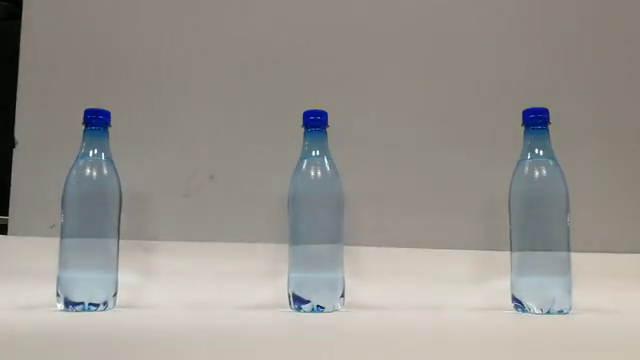
#> input picture frame 118 of Opencv_tutorials/videos/bottle-detection.mp4, 640 x 360 px
$ python read_video.py
#> lines starting #> are read from the running program, lines starting #| are printed output that depends on the picture
import cv2
import numpy as np

'''
Reading and writing videos in OpenCV is very similar to reading and writing images.
A video is nothing but a series of images that are often referred to as frames.
So, all we need to do is loop over all the frames in a video sequence,
and then process one frame at a time. In this file, i will demonstrate how to read,
display and write videos from a file, an image sequence and a webcam.
'''


cap = cv2.VideoCapture('Videos/bottle-detection.mp4')

while(cap.isOpened()):
    ret, frame = cap.read()
#> frame is the input picture: shape (360, 640, 3); mean B, G, R 143.7, 149.5, 152.6

    #gray = cv2.cvtColor(frame,cv2.COLOR_BGR2GRAY)

    cv2.imshow('frame', frame)
    if cv2.waitKey(1) & 0xFF == ord('q'):
#> (key q is pressed here)
        break


'''
Now what i am gonna do is, i will devide the camera into four parts and try
read and show what is gonna happen.
'''

vid = cv2.VideoCapture(0)

while True:
    succes, frem = vid.read()
    width = int(vid.get(3))
    height = int(vid.get(4))

    img = np.zeros(frem.shape, np.uint8)
    small_frem = cv2.resize(frem, (0,0), fx=0.5, fy=0.5) # resizing cameras into half

    img[:height//2, :width//2] = small_frem
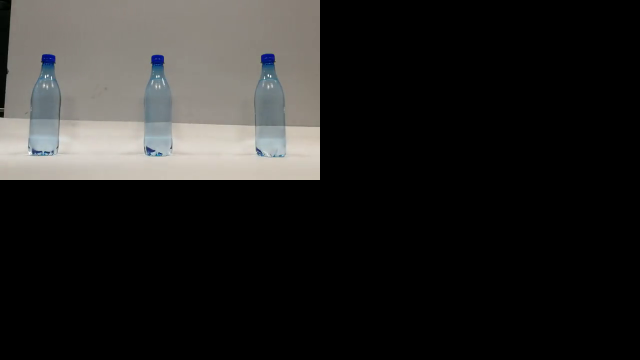
#> img: shape (360, 640, 3); mean B, G, R 36, 37.4, 38.2
    img[height//2:, :width//2] = small_frem
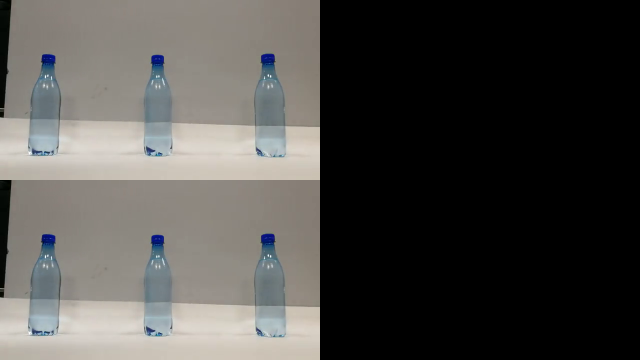
#> img: shape (360, 640, 3); mean B, G, R 71.9, 74.8, 76.3
    img[:height//2, width//2:] = small_frem
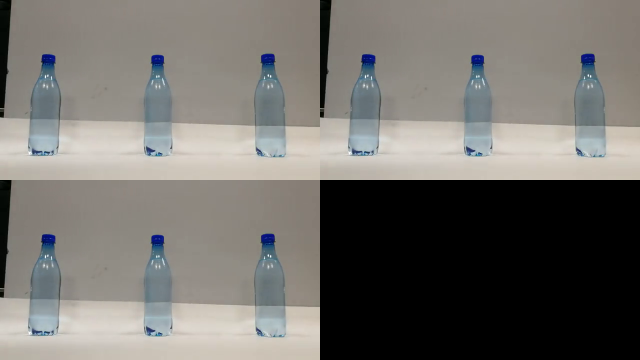
#> img: shape (360, 640, 3); mean B, G, R 107.9, 112.2, 114.5
    img[height//2:, width//2:] = small_frem
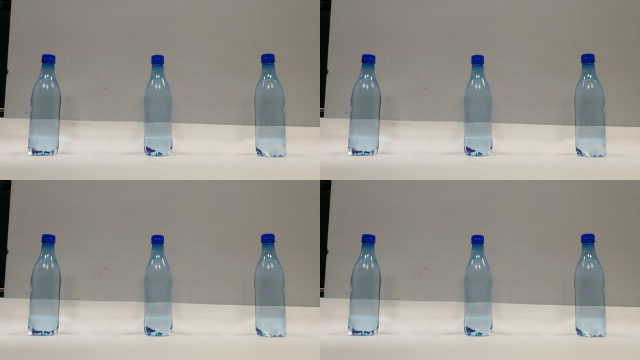
#> img: shape (360, 640, 3); mean B, G, R 143.8, 149.6, 152.7

    cv2.imshow('frem', img)

    if cv2.waitKey(1) == ord('q'):
#> (key q is pressed here)
        break

vid.release()
cv2.destroyAllWindows()

$ run again, starting later in the video
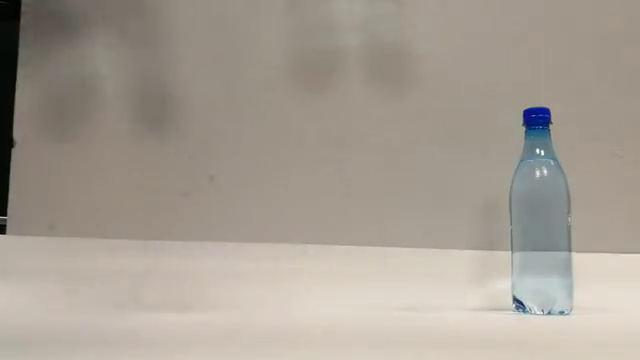
#> input picture frame 535 of Opencv_tutorials/videos/bottle-detection.mp4, 640 x 360 px
#> frame is the input picture: shape (360, 640, 3); mean B, G, R 147.6, 158.1, 166.3
#> `img[:height//2, width//2:] = small_frem`:
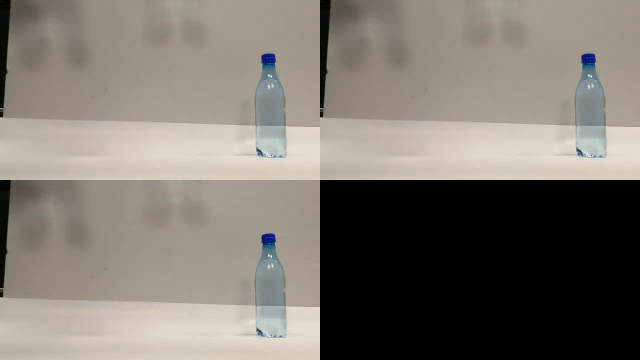
#> img: shape (360, 640, 3); mean B, G, R 110.8, 118.6, 124.8
#> `img[height//2:, width//2:] = small_frem`:
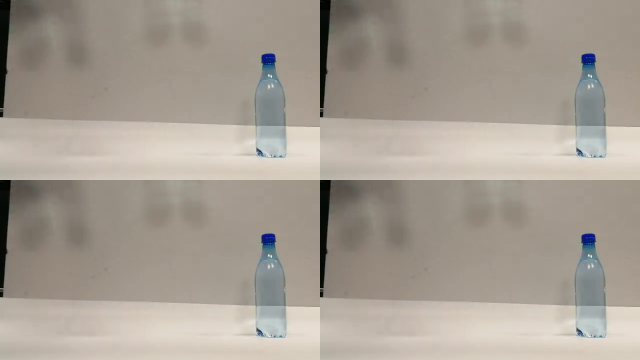
#> img: shape (360, 640, 3); mean B, G, R 147.7, 158.2, 166.4

$ run again, starting later in the video
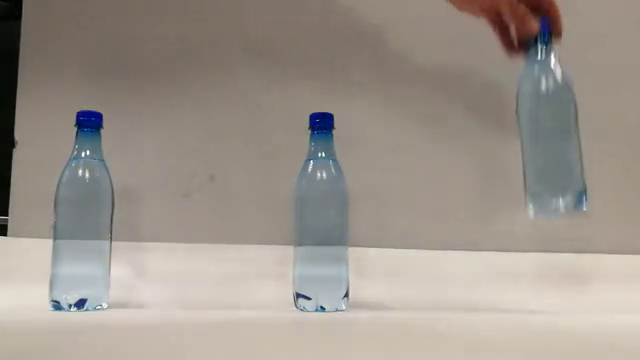
#> input picture frame 951 of Opencv_tutorials/videos/bottle-detection.mp4, 640 x 360 px
#> frame is the input picture: shape (360, 640, 3); mean B, G, R 140.4, 148.9, 157.1
#> `img[:height//2, width//2:] = small_frem`:
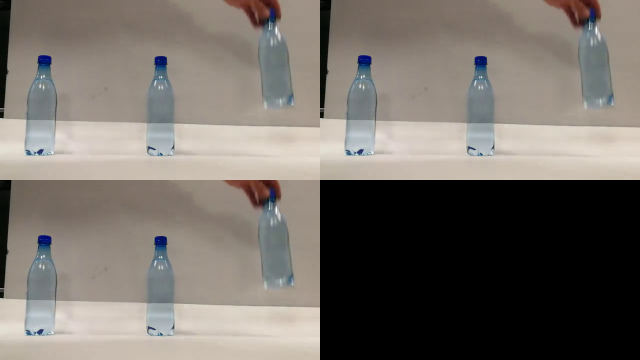
#> img: shape (360, 640, 3); mean B, G, R 105.4, 111.8, 117.9
#> `img[height//2:, width//2:] = small_frem`:
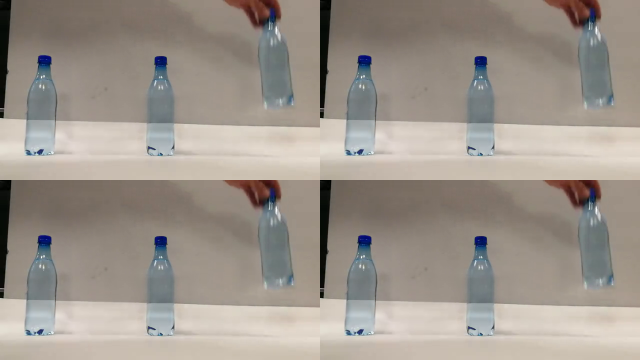
#> img: shape (360, 640, 3); mean B, G, R 140.5, 149.1, 157.2
